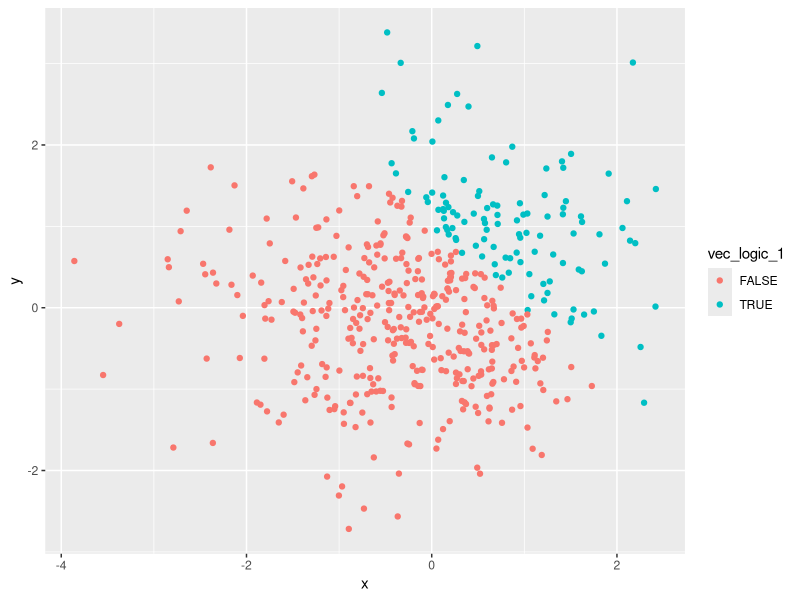
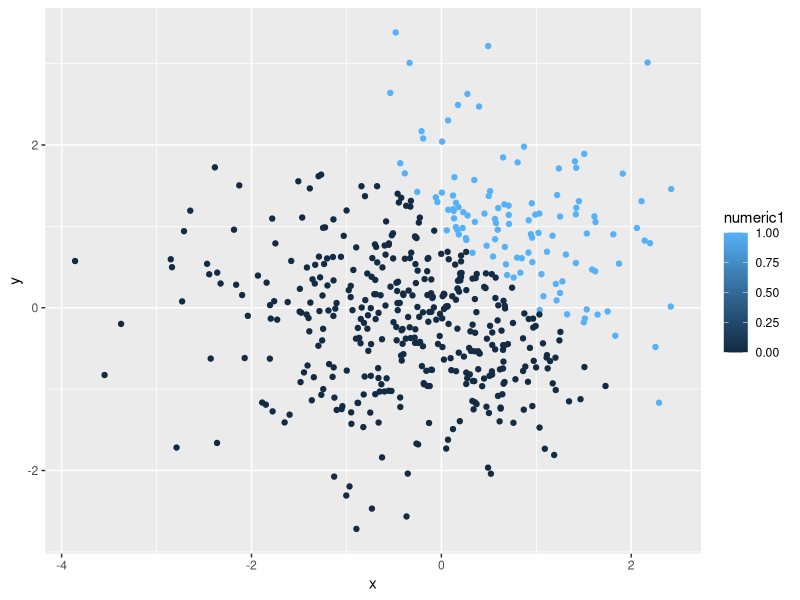
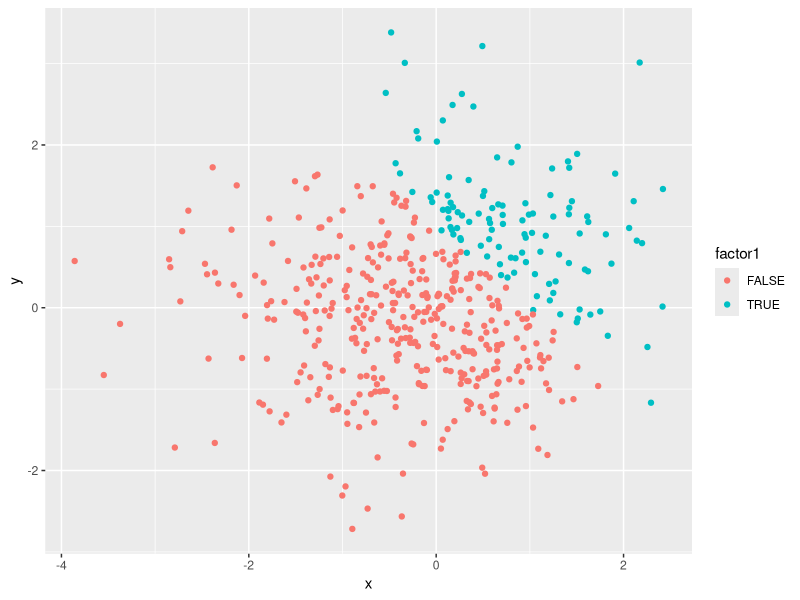
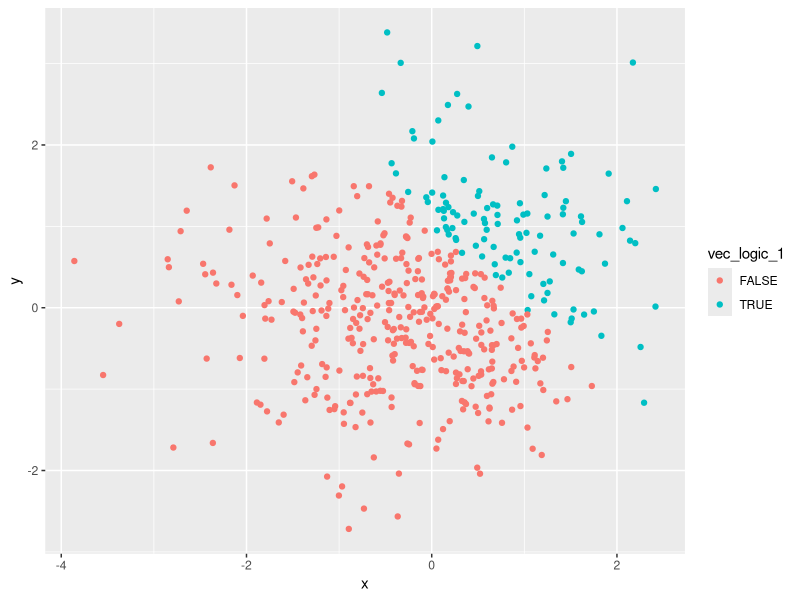

R code for these plots, in order:
## ---- chunk 1
library(tidyverse)
## ---- chunk 2
# 1.creating a random sample of size 8 from a standard normal distribution
# 2.a logical vector indicating whether elements of the sample are greater than 0
# 3.a character vector of length 8
# 4.a factor vector of length 8, with 3 different factor "levels"
problem1_df=tibble(
  number= rnorm(8),
  vec_logic = number>0,
  vec_char = c("I'm", "a", "fan", "of", "pineapple", "on", "pizza", "yum!"),
  vec_factor= factor(c("level1", "level2", "level3", "level3", "level1", "level2", "level3", "level1"))
)
## ---- chunk 3
#create variable
number=pull(problem1_df, var=number)
overzero=pull(problem1_df, var=vec_logic)
characters=pull(problem1_df, var=vec_char)
levels=pull(problem1_df, var=vec_factor)

#trying to find mean of each variable
mean(number)
mean(overzero)
mean(characters)
mean(levels)

## ---- chunk 4
#convert the logical vector to numeric, and multiple the random sample by the result
overzero_numeric=number*as.numeric(overzero)
overzero_numeric

#convert the logical vector to a factor, and multiple the random sample by the result
overzero_factor=number*as.factor(overzero)
overzero_factor

#convert the logical vector to a factor and then convert the result to numeric, and multiply the random sample by the result
overzero_factor_numeric=number*as.numeric(as.factor(overzero))
overzero_factor_numeric
## ---- chunk 5
problem2_df=tibble(
  x=rnorm(500),
  y=rnorm(500),
  vec_logic_1=(x+y)>1,
  numeric1=as.numeric(vec_logic_1),
  factor1=as.factor(vec_logic_1)
)
## ---- chunk 6
#scatterplot of the logic variables
ggplot(problem2_df, aes(x=x, y=y, color=vec_logic_1)) + geom_point()
#saving ggplot with ggsave
ggsave("plot1.png", width=5, height=5)
## ---- chunk 7
#scatterplot of numeric variable
ggplot(problem2_df, aes(x=x, y=y, color=numeric1)) + geom_point()
## ---- chunk 8
#scatterplot of factor variables
ggplot(problem2_df, aes(x=x, y=y, color=factor1)) + geom_point()
